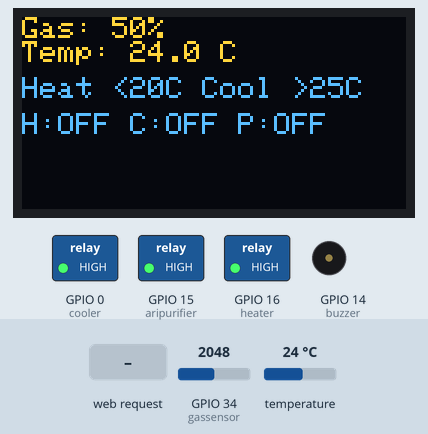
Simulated run of this sketch. Board: ESP32. On the bench: 128×64 one-colour display, switched loads named in the sketch (green lamp = pin HIGH), buzzer (waves = sounding, pin HIGH). The test bench sets the inputs (shaded band); at power-on: temperature 24 °C, GPIO 34 (gassensor) = 2048. The OLED is the two-colour kind (top 16 rows yellow); WiFi joins after 1.5 s; servers stay silent unless stated; what the sketch prints to the serial monitor is not drawn.

Above: at 11.0 s.
11.1 s: temperature set to 20.4 °C
At 13.4 s:
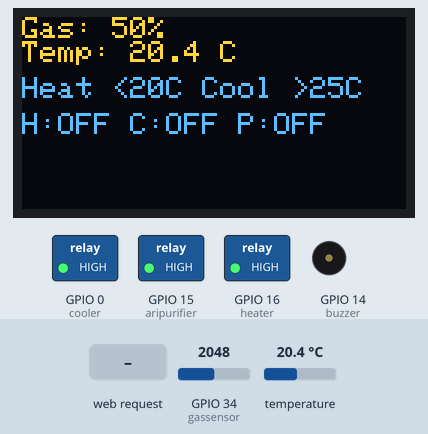
13.7 s: temperature set to 19.2 °C
At 14.5 s:
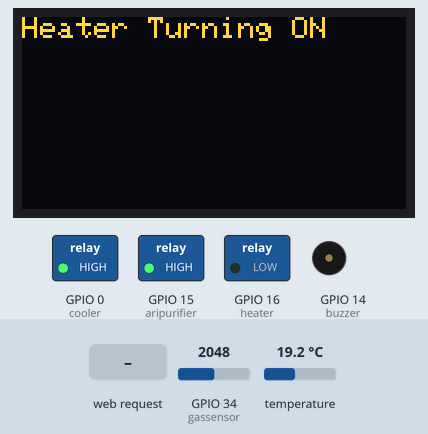
19.3 s: GPIO 34 (gassensor) set to 2426
At 21.5 s:
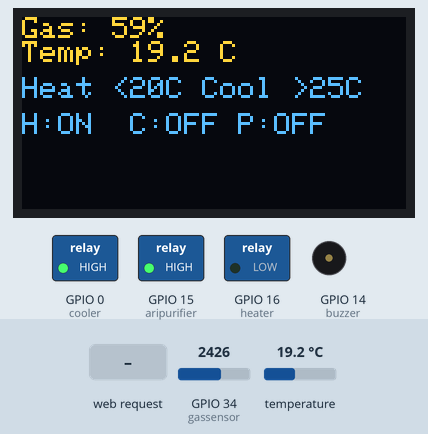
22.4 s: GPIO 34 (gassensor) set to 2529
At 23.7 s:
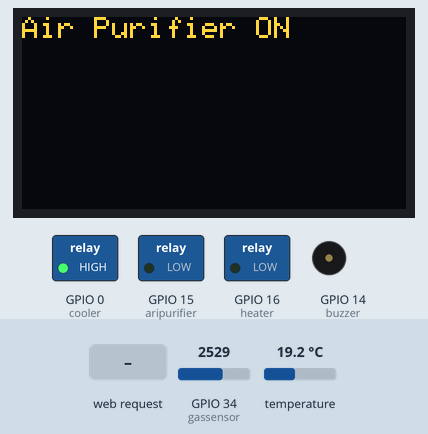
28.0 s: HTTP request GET /settemp received
At 30.3 s:
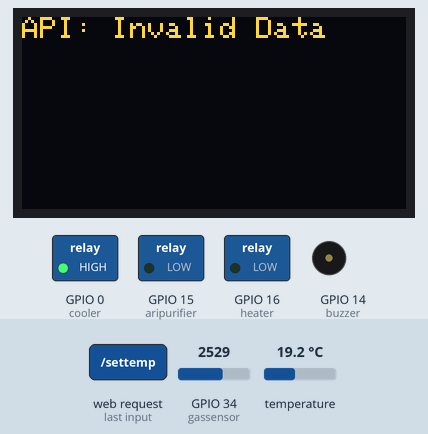
33.6 s: temperature set to 28 °C
At 35.0 s:
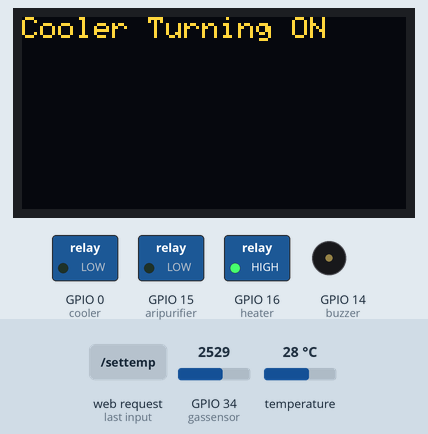
Timing chart, 0 to 41.0 s (numbered marks = the images above; inputs shaded):
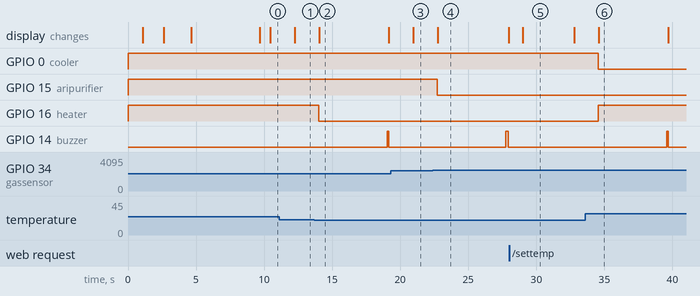

Measured:
- the behaviour switches between 20.1 and 20 °C on temperature (found by bisection; images 1 and 2)
- the behaviour switches between 2500 and 2501 on GPIO 34 (gassensor) (found by bisection; images 3 and 4)
- after the input at 11.1 s, the display: changes after 1.2 s (image 1)
- after the input at 13.7 s, GPIO 16 (heater): HIGH → LOW after 0.32 s; GPIO 14 (buzzer): LOW → HIGH after 5.3 s, → LOW 0.10 s later; the display: changes after 0.35 s (image 2)
- after the input at 19.3 s, the display: changes after 1.7 s (image 3)
- after the input at 22.4 s, GPIO 15 (aripurifier): HIGH → LOW after 0.33 s; GPIO 14 (buzzer): LOW → HIGH after 5.4 s, → LOW 0.20 s later; the display: changes after 0.35 s (image 4)
- after the input at 28.0 s, the display: changes after 1.0 s (image 5)
- after the input at 33.6 s, GPIO 0 (cooler): HIGH → LOW after 0.96 s; GPIO 16 (heater): LOW → HIGH after 0.96 s; GPIO 14 (buzzer): LOW → HIGH after 6.0 s, → LOW 0.10 s later; the display: changes after 0.98 s (image 6)

The sketch:

sketch.ino
```cpp
// Including library
#include <WiFi.h>
#include <WebServer.h>
#include <OneWire.h>
#include <DallasTemperature.h> // This library automatically converts the temperature sensor's value to Celsius
#include <Wire.h>
#include <Adafruit_GFX.h>
#include <Adafruit_SSD1306.h>

#define ONE_WIRE_BUS 4
const int buzzer = 14; // This pin defines a buzzer which notifies when any appliance is turning on or off
const int gassensor = 34; // This pin defines a gas sensor to measure air quality
const int heater = 16; //This pin is defined for a relay which controls a heater
const int cooler = 0;// This pin defines a relay which controls a cooler or a cooling system like AC (air conditioner)
const int aripurifier = 15;

#define SCREEN_WIDTH 128
#define SCREEN_HEIGHT 64
#define OLED_RESET -1
#define SCREEN_ADDRESS 0x3C
Adafruit_SSD1306 display(SCREEN_WIDTH, SCREEN_HEIGHT, &Wire, OLED_RESET);

OneWire oneWire(ONE_WIRE_BUS);
DallasTemperature sensors(&oneWire);

const char* ssid = "Wokwi-GUEST";
const char* password = "";
WebServer server(80);

float currentTemperatureC = DEVICE_DISCONNECTED_C;
int currentGasRaw = 0;
float currentGasPercent = 0;

float heatBelowTemp = 20.0;
float coolAboveTemp = 25.0;

void showTemporaryMessage(String msg, int duration);
void updateNormalDisplay();
void tempControlLogic();
void airPurifierControl();
void handleSetTemp();
void connectToWiFi();

void setup() {
  Serial.begin(115200);

  sensors.begin();
  Serial.println("DS18B20 sensor initialized.");
  if (sensors.getDeviceCount() == 0) {
    Serial.println("CRITICAL: No DS18B20 sensors found!");
  }
// Define the pin
  pinMode(buzzer, OUTPUT);
  digitalWrite(buzzer, LOW);
  pinMode(gassensor, INPUT);
  pinMode(heater, OUTPUT);
  digitalWrite(heater, HIGH);
  pinMode(cooler, OUTPUT);
  digitalWrite(cooler, HIGH);
  pinMode(aripurifier, OUTPUT);
  digitalWrite(aripurifier, HIGH);

  if(!display.begin(SSD1306_SWITCHCAPVCC, SCREEN_ADDRESS)) {
    Serial.println(F("SSD1306 allocation failed"));
    for(;;);
  }
  display.clearDisplay();
  display.setTextSize(1);
  display.setTextColor(SSD1306_WHITE);
  display.println("System Booting...");
  display.display();
  delay(1000);

  connectToWiFi();

  if (WiFi.status() == WL_CONNECTED) {
    server.on("/settemp", HTTP_GET, handleSetTemp);
    server.begin();
    Serial.println("HTTP server started. API available at /settemp");
    showTemporaryMessage("API Ready\nIP: " + WiFi.localIP().toString(), 5000);
  } else {
    showTemporaryMessage("WiFi Failed\nAPI Offline", 5000);
  }
  updateNormalDisplay();
}

void loop() {
  if (WiFi.status() == WL_CONNECTED) {
    server.handleClient();
  }

  sensors.requestTemperatures();
  currentTemperatureC = sensors.getTempCByIndex(0);
  currentGasRaw = analogRead(gassensor);
  currentGasPercent = map(currentGasRaw, 0, 4095, 0, 100);

  tempControlLogic();
  airPurifierControl();

  updateNormalDisplay();

  delay(1000);
}
// Now, will print on the display
void connectToWiFi() {
  display.clearDisplay();
  display.setCursor(0,0);
  display.println("Connecting to WiFi...");
  display.display();
  Serial.print("Connecting to WiFi ");
  Serial.print(ssid);

  WiFi.begin(ssid, password);
  int attempts = 0;
  while (WiFi.status() != WL_CONNECTED && attempts < 30) {
    delay(500);
    Serial.print(".");
    attempts++;
  }

  if (WiFi.status() == WL_CONNECTED) {
    Serial.println("\nWiFi connected!");
    Serial.print("IP Address: ");
    Serial.println(WiFi.localIP());
    display.clearDisplay();
    display.setCursor(0,0);
    display.println("WiFi Connected!");
    display.print("IP: ");
    display.println(WiFi.localIP().toString());
    display.display();
    delay(2000);
  } else {
    Serial.println("\nFailed to connect to WiFi.");
    display.clearDisplay();
    display.setCursor(0,0);
    display.println("WiFi Failed!");
    display.display();
    delay(2000);
  }
}

void showTemporaryMessage(String msg, int duration) {
  display.clearDisplay();
  display.setTextSize(1);
  display.setTextColor(SSD1306_WHITE);

  int y = 0;
  int currentLineStart = 0;
  for (int i = 0; i < msg.length(); i++) {
    if (msg.charAt(i) == '\n') {
      display.setCursor(0, y);
      display.print(msg.substring(currentLineStart, i));
      y += 10;
      if (y >= SCREEN_HEIGHT - 8) break;
      currentLineStart = i + 1;
    }
  }
  if (y < SCREEN_HEIGHT - 8) {
    display.setCursor(0, y);
    display.print(msg.substring(currentLineStart));
  }

  display.display();
  delay(duration);
}

void updateNormalDisplay() {
  display.clearDisplay();
  display.setCursor(0, 0);
  display.setTextSize(1);
  display.setTextColor(SSD1306_WHITE);

  display.print("Gas: ");
  display.print(currentGasPercent, 0);
  display.println("%");

  display.print("Temp: ");
  if (currentTemperatureC == DEVICE_DISCONNECTED_C || isnan(currentTemperatureC)) {
    display.println("Err C");
    Serial.println("Error: Failed to read temperature from DS18B20 sensor!");
  } else {
    display.print(currentTemperatureC, 1);
    display.println(" C");
  }

  display.setCursor(0, 20);
  display.print("Heat <"); display.print(heatBelowTemp, 0);
  display.print("C Cool >"); display.print(coolAboveTemp, 0); display.println("C");

  display.setCursor(0, 32);
  display.print("H:"); display.print(digitalRead(heater) == LOW ? "ON " : "OFF");
  display.print(" C:"); display.print(digitalRead(cooler) == LOW ? "ON " : "OFF");
  display.print(" P:"); display.print(digitalRead(aripurifier) == LOW ? "ON" : "OFF");

  display.display();
}

void tempControlLogic() {
  static bool prevHeaterState = (digitalRead(heater) == LOW);
  static bool prevCoolerState = (digitalRead(cooler) == LOW);

  if (currentTemperatureC == DEVICE_DISCONNECTED_C || isnan(currentTemperatureC)) {
    digitalWrite(heater, HIGH);
    digitalWrite(cooler, HIGH);
    return;
  }

  bool desiredHeaterStateON = false;
  bool desiredCoolerStateON = false;

  if (currentTemperatureC <= heatBelowTemp) {
    desiredHeaterStateON = true;
    desiredCoolerStateON = false;
  } else if (currentTemperatureC >= coolAboveTemp) {
    desiredHeaterStateON = false;
    desiredCoolerStateON = true;
  } else {
    desiredHeaterStateON = false;
    desiredCoolerStateON = false;
  }

  digitalWrite(heater, desiredHeaterStateON ? LOW : HIGH);
  digitalWrite(cooler, desiredCoolerStateON ? LOW : HIGH);

  bool actualHeaterIsON = (digitalRead(heater) == LOW);
  bool actualCoolerIsON = (digitalRead(cooler) == LOW);

  if (actualHeaterIsON && !prevHeaterState) {
    showTemporaryMessage("Heater Turning ON", 5000);
    digitalWrite(buzzer, HIGH); delay(100); digitalWrite(buzzer, LOW);
  } else if (!actualHeaterIsON && prevHeaterState) {
  }

  if (actualCoolerIsON && !prevCoolerState) {
    showTemporaryMessage("Cooler Turning ON", 5000);
    digitalWrite(buzzer, HIGH); delay(100); digitalWrite(buzzer, LOW);
  } else if (!actualCoolerIsON && prevCoolerState) {
  }

  prevHeaterState = actualHeaterIsON;
  prevCoolerState = actualCoolerIsON;
}

void airPurifierControl() {
  static bool prevPurifierState = (digitalRead(aripurifier) == LOW);

  bool desiredPurifierStateON = false;

  if (currentGasRaw > 2500) {
    desiredPurifierStateON = true;
  } else {
    desiredPurifierStateON = false;
  }

  digitalWrite(aripurifier, desiredPurifierStateON ? LOW : HIGH);

  bool actualPurifierIsON = (digitalRead(aripurifier) == LOW);

  if (actualPurifierIsON && !prevPurifierState) {
    showTemporaryMessage("Air Purifier ON", 5000);
    digitalWrite(buzzer, HIGH); delay(200); digitalWrite(buzzer, LOW);
  } else if (!actualPurifierIsON && prevPurifierState) {
  }
  prevPurifierState = actualPurifierIsON;
}

void handleSetTemp() {
  String heatStr = server.arg("heat_below");
  String coolStr = server.arg("cool_above");
  String message = "API: Thresholds Set\n";
  bool updated = false;

  if (heatStr != "") {
    float newHeat = heatStr.toFloat();
    if (newHeat > 0 && newHeat < 50) {
        heatBelowTemp = newHeat;
        message += "Heat < " + String(heatBelowTemp, 1) + "C\n";
        updated = true;
    } else {
        message += "Invalid Heat Val\n";
    }
  }
  if (coolStr != "") {
    float newCool = coolStr.toFloat();
     if (newCool > 0 && newCool < 60 && newCool > heatBelowTemp) {
        coolAboveTemp = coolStr.toFloat();
        message += "Cool > " + String(coolAboveTemp, 1) + "C";
        updated = true;
    } else {
        message += "Invalid Cool Val";
         if (!(newCool > heatBelowTemp)) message += "\n(Cool > Heat Fail)";
    }
  }

  if (updated) {
    server.send(200, "text/plain", "Thresholds updated. Heat Below: " + String(heatBelowTemp) + ", Cool Above: " + String(coolAboveTemp));
    showTemporaryMessage(message, 5000);
  } else {
    server.send(400, "text/plain", "No valid parameters or values provided. Use e.g. /settemp?heat_below=19.5&cool_above=26.0");
    showTemporaryMessage("API: Invalid Data", 3000);
  }
}
```
